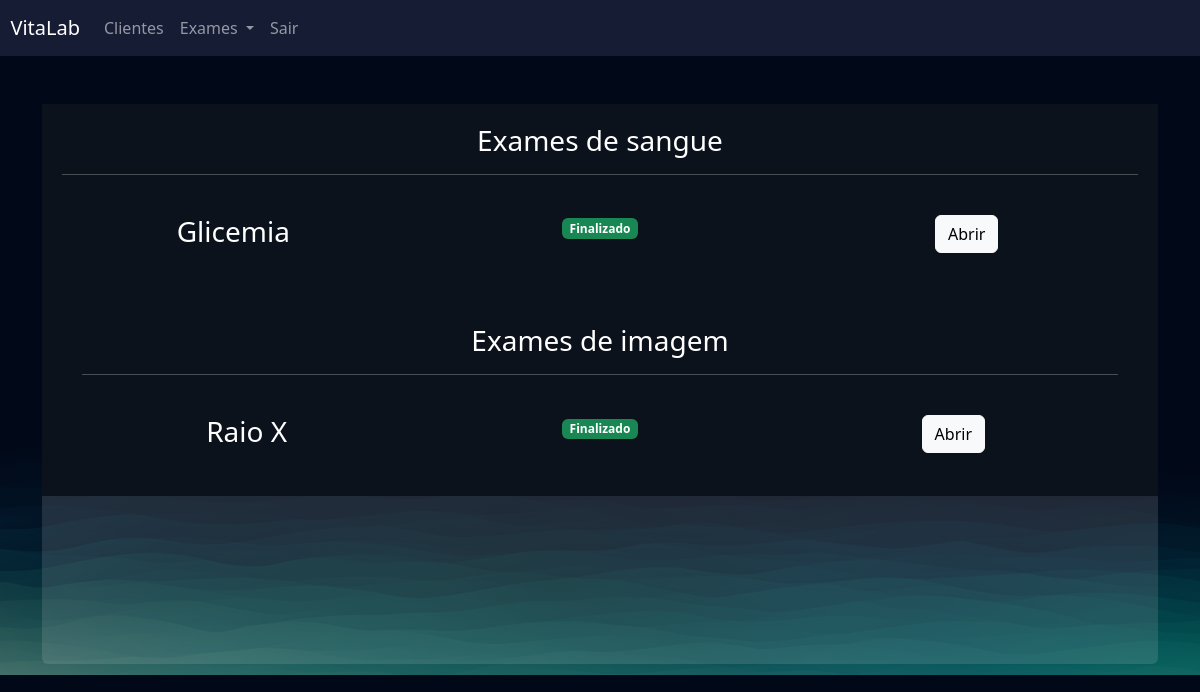
The app's page /exames/gerenciar_exames/ (signed in) with its own data.
### exames/models.py (models this page shows, shortened)
class SolicitacaoExame(models.Model):
    choice_status = (
        ('E', 'Em análise'),
        ('F', 'Finalizado')
    )
    usuario = models.ForeignKey(User, on_delete=models.DO_NOTHING)
    exame = models.ForeignKey(TiposExames, on_delete=models.DO_NOTHING)
    status = models.CharField(max_length=2, choices=choice_status)
    resultado = models.FileField(upload_to="resultados", null=True, blank=True)
    requer_senha = models.BooleanField(default=False)
    senha = models.CharField(max_length=6, null=True, blank=True)
    def __str__(self):
        return f'{self.usuario} | {self.exame.nome}'

class TiposExames(models.Model):
    tipo_choices = ( ('I','Exame de Imagem'), ('S', 'Exame de Sangue') )
    nome = models.CharField(max_length=50)
    tipo = models.CharField(max_length =2, choices = tipo_choices )
    preco = models.FloatField()
    disponivel = models.BooleanField(default=True)
    horario_inicial = models.IntegerField()
    horario_finaç = models.IntegerField()

### exames/views.py (the view)
# urls.py: path('gerenciar_exames/', views.gerenciar_exames, name="gerenciar_exames"),
@login_required(login_url='/usuarios/login')
def gerenciar_exames(request):
    exames = SolicitacaoExame.objects.filter(usuario = request.user)
    print (exames)
    return render(request,'gerenciar_exames.html',{'exames':exames})

### exames/templates/gerenciar_exames.html (shortened to what this page needs)
{% extends "bases/base.html" %}
{% load static %}
{% block 'head' %}
    <link href="{% static 'exames/css/css.css' %}" rel="stylesheet">
    <link href="{% static 'exames/css/gerenciar_pedidos.css' %}" rel="stylesheet">
    <link href="{% static 'exames/css/gerenciar_exames.css' %}" rel="stylesheet">
{% endblock 'head' %}
{% block 'conteudo' %}
{%include "partials/header.html"%}
    <br>
    <br>
    <div class="container">
        <div class="card card-view">
            <div class="sub-card">
                <h3>Exames de sangue</h3>
                <hr>
                <br>
                {% for exame in exames %}
                    {% if exame.exame.tipo == 'S'%}
                        <div class="row">
                            <div class="col-md"><h3>{{exame.exame.nome}} </h3></div>
                            <div class="col-md">
                                {%if exame.status == 'E'%}
                                    <span class="badge bg-warning">Em andamento </span>
                                {%else%}
                                    <span class="badge bg-success">Finalizado </span>
                                {%endif%}
                            </div>
                            <div class="col-md">
                                {% if exame.status == 'F'%}
                                <a href="{% url 'permitir_abrir_exame' exame.id%}" class="btn btn-light">Abrir</a>
                                {%else%}
                                <a href="" class="btn btn-light disabled ">Abrir</a>
                                {% endif %}
                            </div>
                        </div>
                    {% endif%}
                {% endfor %}
            <br>
            <br>
            <div class="sub-card">
                <h3>Exames de imagem</h3>
                <hr>
                <br>
                {% for exame in exames%}
                {% if exame.exame.tipo == 'I'%}
                        <div class="row">
                            <div class="col-md"><h3>{{exame.exame.nome}} </h3></div>
                            <div class="col-md">
                                {%if exame.status == 'E'%}
                                    <span class="badge bg-warning">Em andamento </span>
                                {%else%}
                                    <span class="badge bg-success">Finalizado </span>
                                {%endif%}
                            </div>
                            <div class="col-md">
                                {% if exame.status == 'F' %}
                                    <a href="{% url 'permitir_abrir_exame' exame.id%}" class="btn btn-light ">Abrir</a>
                                {%else%}
                                    <a href="" class="btn btn-light disabled">Abrir</a>
                                {% endif %}
                            </div>
                        </div>
                    {% endif%}
            {% endfor %}
            </div>
        </div>
    </div>
{% endblock 'conteudo' %}

### templates/static/geral/css/base.css (style rules this page uses)
:root { --main-color: #151C34; --dark-color: #0C121C ; --light-color: #6DE6EE; --contrast-color: #f4c96b; --differential-color: #066668; }
* { color: white }

### templates/static/exames/css/css.css (style rules this page uses)
body { background-image: url('/static/geral/img/bg2.png'); background-size: cover; }
.card { background-color: rgba(217, 217, 217, .14); color: white; padding: 15px; }

### templates/static/exames/css/gerenciar_pedidos.css (style rules this page uses)
.card-view { text-align: center; padding: 0; border: none; height: 70vh; }

### templates/static/exames/css/gerenciar_exames.css (style rules this page uses)
.sub-card { background-color: var(--dark-color); padding: 20px; }

### records on screen
SolicitacaoExame: exame.nome "Glicemia", status "Finalizado"
SolicitacaoExame: exame.nome "Raio X", status "Finalizado"
